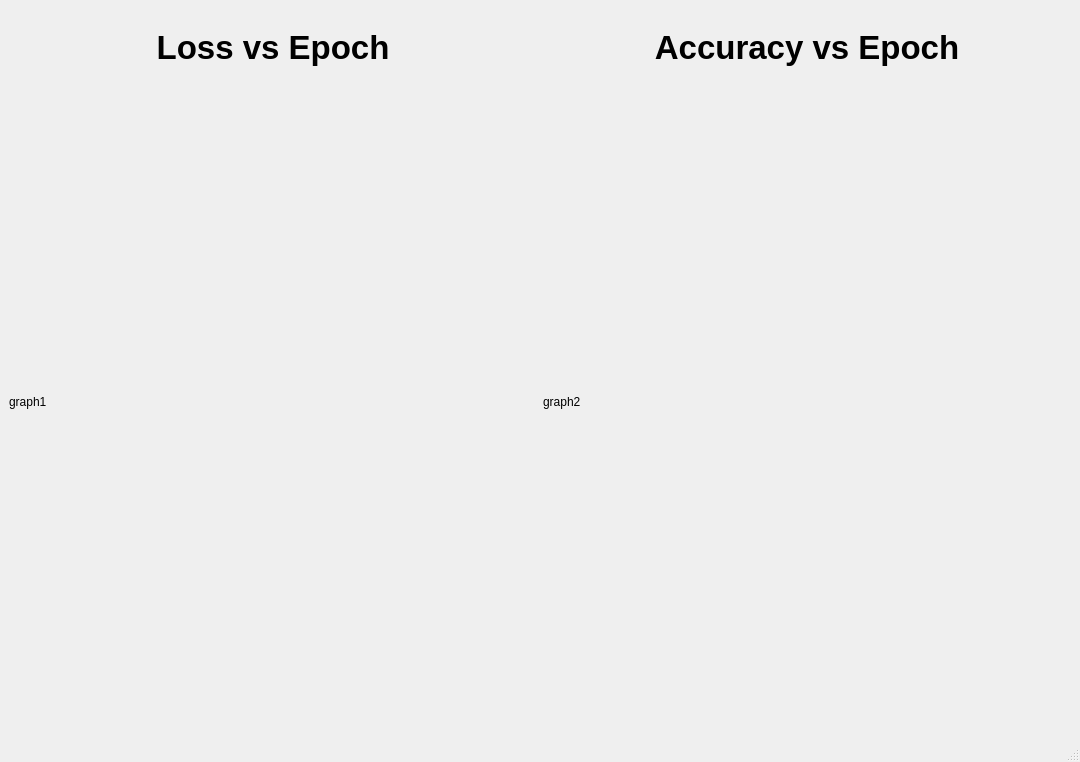
<?xml version="1.0" encoding="UTF-8"?>
<ui version="4.0">
 <class>MainWindow</class>
 <widget class="QMainWindow" name="MainWindow">
  <property name="geometry">
   <rect>
    <x>0</x>
    <y>0</y>
    <width>1080</width>
    <height>762</height>
   </rect>
  </property>
  <property name="windowTitle">
   <string>MainWindow</string>
  </property>
  <widget class="QWidget" name="centralwidget">
   <layout class="QVBoxLayout" name="verticalLayout_3">
    <item>
     <layout class="QHBoxLayout" name="logos_layout">
      <item>
       <widget class="QLabel" name="AMD_logo">
        <property name="sizePolicy">
         <sizepolicy hsizetype="Preferred" vsizetype="Fixed">
          <horstretch>0</horstretch>
          <verstretch>0</verstretch>
         </sizepolicy>
        </property>
        <property name="maximumSize">
         <size>
          <width>16777215</width>
          <height>100</height>
         </size>
        </property>
        <property name="text">
         <string/>
        </property>
        <property name="pixmap">
         <pixmap>../data/images/AMD_Radeon.png</pixmap>
        </property>
        <property name="alignment">
         <set>Qt::AlignCenter</set>
        </property>
       </widget>
      </item>
      <item>
       <widget class="QLabel" name="MIVisionX_logo">
        <property name="sizePolicy">
         <sizepolicy hsizetype="Preferred" vsizetype="Fixed">
          <horstretch>0</horstretch>
          <verstretch>0</verstretch>
         </sizepolicy>
        </property>
        <property name="maximumSize">
         <size>
          <width>16777214</width>
          <height>100</height>
         </size>
        </property>
        <property name="text">
         <string/>
        </property>
        <property name="pixmap">
         <pixmap>../data/images/MIVisionX-logo.png</pixmap>
        </property>
        <property name="alignment">
         <set>Qt::AlignCenter</set>
        </property>
       </widget>
      </item>
      <item>
       <widget class="QLabel" name="EPYC_logo">
        <property name="sizePolicy">
         <sizepolicy hsizetype="Preferred" vsizetype="Fixed">
          <horstretch>0</horstretch>
          <verstretch>0</verstretch>
         </sizepolicy>
        </property>
        <property name="maximumSize">
         <size>
          <width>16777215</width>
          <height>100</height>
         </size>
        </property>
        <property name="text">
         <string/>
        </property>
        <property name="pixmap">
         <pixmap>../data/images/EPYC-blue.png</pixmap>
        </property>
        <property name="alignment">
         <set>Qt::AlignCenter</set>
        </property>
       </widget>
      </item>
     </layout>
    </item>
    <item>
     <layout class="QHBoxLayout" name="horizontalLayout">
      <item>
       <layout class="QVBoxLayout" name="verticalLayout">
        <item>
         <widget class="QLabel" name="ltitle_label">
          <property name="sizePolicy">
           <sizepolicy hsizetype="Preferred" vsizetype="Preferred">
            <horstretch>0</horstretch>
            <verstretch>0</verstretch>
           </sizepolicy>
          </property>
          <property name="font">
           <font>
            <family>Ubuntu</family>
            <pointsize>25</pointsize>
            <weight>75</weight>
            <bold>true</bold>
           </font>
          </property>
          <property name="text">
           <string>Loss vs Epoch</string>
          </property>
          <property name="alignment">
           <set>Qt::AlignCenter</set>
          </property>
         </widget>
        </item>
        <item>
         <widget class="QLabel" name="lgraph_label">
          <property name="sizePolicy">
           <sizepolicy hsizetype="Expanding" vsizetype="Expanding">
            <horstretch>0</horstretch>
            <verstretch>0</verstretch>
           </sizepolicy>
          </property>
          <property name="text">
           <string>graph1</string>
          </property>
         </widget>
        </item>
       </layout>
      </item>
      <item>
       <layout class="QVBoxLayout" name="verticalLayout_2">
        <item>
         <widget class="QLabel" name="atitle_label">
          <property name="sizePolicy">
           <sizepolicy hsizetype="Preferred" vsizetype="Preferred">
            <horstretch>0</horstretch>
            <verstretch>0</verstretch>
           </sizepolicy>
          </property>
          <property name="font">
           <font>
            <family>Ubuntu</family>
            <pointsize>25</pointsize>
            <weight>75</weight>
            <bold>true</bold>
           </font>
          </property>
          <property name="text">
           <string>Accuracy vs Epoch</string>
          </property>
          <property name="alignment">
           <set>Qt::AlignCenter</set>
          </property>
         </widget>
        </item>
        <item>
         <widget class="QLabel" name="agraph_label">
          <property name="sizePolicy">
           <sizepolicy hsizetype="Expanding" vsizetype="Expanding">
            <horstretch>0</horstretch>
            <verstretch>0</verstretch>
           </sizepolicy>
          </property>
          <property name="text">
           <string>graph2</string>
          </property>
         </widget>
        </item>
       </layout>
      </item>
     </layout>
    </item>
   </layout>
  </widget>
  <widget class="QMenuBar" name="menubar">
   <property name="geometry">
    <rect>
     <x>0</x>
     <y>0</y>
     <width>1080</width>
     <height>22</height>
    </rect>
   </property>
  </widget>
  <widget class="QStatusBar" name="statusbar"/>
 </widget>
 <resources/>
 <connections/>
</ui>
